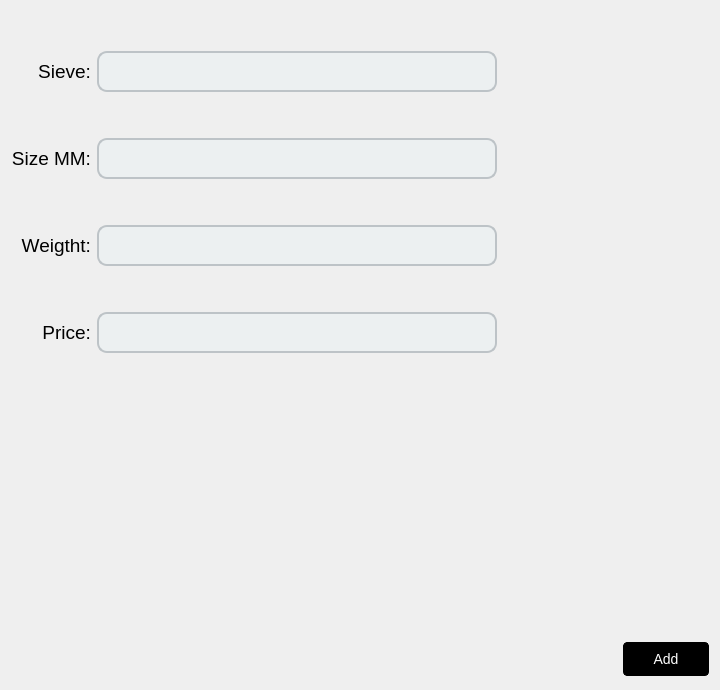
               <widget class="QWidget" name="round_dia">
                <layout class="QGridLayout" name="gridLayout_10">
                 <item row="7" column="0">
                  <widget class="QLabel" name="label_10">
                   <property name="font">
                    <font>
                     <pointsize>14</pointsize>
                    </font>
                   </property>
                   <property name="text">
                    <string>Price:</string>
                   </property>
                   <property name="alignment">
                    <set>Qt::AlignmentFlag::AlignRight|Qt::AlignmentFlag::AlignTrailing|Qt::AlignmentFlag::AlignVCenter</set>
                   </property>
                  </widget>
                 </item>
                 <item row="0" column="2">
                  <spacer name="verticalSpacer_47">
                   <property name="orientation">
                    <enum>Qt::Orientation::Vertical</enum>
                   </property>
                   <property name="sizeHint" stdset="0">
                    <size>
                     <width>20</width>
                     <height>40</height>
                    </size>
                   </property>
                  </spacer>
                 </item>
                 <item row="8" column="2">
                  <spacer name="verticalSpacer_46">
                   <property name="orientation">
                    <enum>Qt::Orientation::Vertical</enum>
                   </property>
                   <property name="sizeHint" stdset="0">
                    <size>
                     <width>20</width>
                     <height>40</height>
                    </size>
                   </property>
                  </spacer>
                 </item>
                 <item row="5" column="0">
                  <widget class="QLabel" name="label_3">
                   <property name="font">
                    <font>
                     <pointsize>14</pointsize>
                    </font>
                   </property>
                   <property name="text">
                    <string>Weigtht:</string>
                   </property>
                   <property name="alignment">
                    <set>Qt::AlignmentFlag::AlignRight|Qt::AlignmentFlag::AlignTrailing|Qt::AlignmentFlag::AlignVCenter</set>
                   </property>
                  </widget>
                 </item>
                 <item row="10" column="5">
                  <spacer name="horizontalSpacer_39">
                   <property name="orientation">
                    <enum>Qt::Orientation::Horizontal</enum>
                   </property>
                   <property name="sizeHint" stdset="0">
                    <size>
                     <width>40</width>
                     <height>20</height>
                    </size>
                   </property>
                  </spacer>
                 </item>
                 <item row="11" column="2">
                  <spacer name="verticalSpacer_44">
                   <property name="orientation">
                    <enum>Qt::Orientation::Vertical</enum>
                   </property>
                   <property name="sizeHint" stdset="0">
                    <size>
                     <width>20</width>
                     <height>40</height>
                    </size>
                   </property>
                  </spacer>
                 </item>
                 <item row="10" column="14">
                  <spacer name="horizontalSpacer_38">
                   <property name="orientation">
                    <enum>Qt::Orientation::Horizontal</enum>
                   </property>
                   <property name="sizeHint" stdset="0">
                    <size>
                     <width>40</width>
                     <height>20</height>
                    </size>
                   </property>
                  </spacer>
                 </item>
                 <item row="10" column="7">
                  <spacer name="horizontalSpacer_25">
                   <property name="orientation">
                    <enum>Qt::Orientation::Horizontal</enum>
                   </property>
                   <property name="sizeHint" stdset="0">
                    <size>
                     <width>40</width>
                     <height>20</height>
                    </size>
                   </property>
                  </spacer>
                 </item>
                 <item row="10" column="12">
                  <spacer name="horizontalSpacer_57">
                   <property name="orientation">
                    <enum>Qt::Orientation::Horizontal</enum>
                   </property>
                   <property name="sizeHint" stdset="0">
                    <size>
                     <width>40</width>
                     <height>20</height>
                    </size>
                   </property>
                  </spacer>
                 </item>
                 <item row="2" column="2">
                  <spacer name="verticalSpacer_41">
                   <property name="orientation">
                    <enum>Qt::Orientation::Vertical</enum>
                   </property>
                   <property name="sizeHint" stdset="0">
                    <size>
                     <width>20</width>
                     <height>40</height>
                    </size>
                   </property>
                  </spacer>
                 </item>
                 <item row="15" column="2">
                  <spacer name="verticalSpacer_38">
                   <property name="orientation">
                    <enum>Qt::Orientation::Vertical</enum>
                   </property>
                   <property name="sizeHint" stdset="0">
                    <size>
                     <width>20</width>
                     <height>40</height>
                    </size>
                   </property>
                  </spacer>
                 </item>
                 <item row="10" column="13">
                  <spacer name="horizontalSpacer_34">
                   <property name="orientation">
                    <enum>Qt::Orientation::Horizontal</enum>
                   </property>
                   <property name="sizeHint" stdset="0">
                    <size>
                     <width>40</width>
                     <height>20</height>
                    </size>
                   </property>
                  </spacer>
                 </item>
                 <item row="15" column="1">
                  <spacer name="horizontalSpacer_60">
                   <property name="orientation">
                    <enum>Qt::Orientation::Horizontal</enum>
                   </property>
                   <property name="sizeHint" stdset="0">
                    <size>
                     <width>40</width>
                     <height>20</height>
                    </size>
                   </property>
                  </spacer>
                 </item>
                 <item row="6" column="2">
                  <spacer name="verticalSpacer_40">
                   <property name="orientation">
                    <enum>Qt::Orientation::Vertical</enum>
                   </property>
                   <property name="sizeHint" stdset="0">
                    <size>
                     <width>20</width>
                     <height>40</height>
                    </size>
                   </property>
                  </spacer>
                 </item>
                 <item row="10" column="11">
                  <spacer name="horizontalSpacer_19">
                   <property name="orientation">
                    <enum>Qt::Orientation::Horizontal</enum>
                   </property>
                   <property name="sizeHint" stdset="0">
                    <size>
                     <width>40</width>
                     <height>20</height>
                    </size>
                   </property>
                  </spacer>
                 </item>
                 <item row="15" column="0">
                  <spacer name="horizontalSpacer_56">
                   <property name="orientation">
                    <enum>Qt::Orientation::Horizontal</enum>
                   </property>
                   <property name="sizeHint" stdset="0">
                    <size>
                     <width>40</width>
                     <height>20</height>
                    </size>
                   </property>
                  </spacer>
                 </item>
                 <item row="9" column="2">
                  <spacer name="verticalSpacer_45">
                   <property name="orientation">
                    <enum>Qt::Orientation::Vertical</enum>
                   </property>
                   <property name="sizeHint" stdset="0">
                    <size>
                     <width>20</width>
                     <height>40</height>
                    </size>
                   </property>
                  </spacer>
                 </item>
                 <item row="4" column="2">
                  <spacer name="verticalSpacer_39">
                   <property name="orientation">
                    <enum>Qt::Orientation::Vertical</enum>
                   </property>
                   <property name="sizeHint" stdset="0">
                    <size>
                     <width>20</width>
                     <height>40</height>
                    </size>
                   </property>
                  </spacer>
                 </item>
                 <item row="3" column="0">
                  <widget class="QLabel" name="label_2">
                   <property name="font">
                    <font>
                     <pointsize>14</pointsize>
                    </font>
                   </property>
                   <property name="text">
                    <string>Size MM:</string>
                   </property>
                   <property name="alignment">
                    <set>Qt::AlignmentFlag::AlignRight|Qt::AlignmentFlag::AlignTrailing|Qt::AlignmentFlag::AlignVCenter</set>
                   </property>
                  </widget>
                 </item>
                 <item row="13" column="2">
                  <spacer name="verticalSpacer_42">
                   <property name="orientation">
                    <enum>Qt::Orientation::Vertical</enum>
                   </property>
                   <property name="sizeHint" stdset="0">
                    <size>
                     <width>20</width>
                     <height>40</height>
                    </size>
                   </property>
                  </spacer>
                 </item>
                 <item row="10" column="6">
                  <spacer name="horizontalSpacer_23">
                   <property name="orientation">
                    <enum>Qt::Orientation::Horizontal</enum>
                   </property>
                   <property name="sizeHint" stdset="0">
                    <size>
                     <width>40</width>
                     <height>20</height>
                    </size>
                   </property>
                  </spacer>
                 </item>
                 <item row="10" column="15">
                  <spacer name="horizontalSpacer_37">
                   <property name="orientation">
                    <enum>Qt::Orientation::Horizontal</enum>
                   </property>
                   <property name="sizeHint" stdset="0">
                    <size>
                     <width>40</width>
                     <height>20</height>
                    </size>
                   </property>
                  </spacer>
                 </item>
                 <item row="1" column="0">
                  <widget class="QLabel" name="label">
                   <property name="font">
                    <font>
                     <pointsize>14</pointsize>
                    </font>
                   </property>
                   <property name="text">
                    <string>Sieve:</string>
                   </property>
                   <property name="alignment">
                    <set>Qt::AlignmentFlag::AlignRight|Qt::AlignmentFlag::AlignTrailing|Qt::AlignmentFlag::AlignVCenter</set>
                   </property>
                  </widget>
                 </item>
                 <item row="10" column="2">
                  <spacer name="verticalSpacer_48">
                   <property name="orientation">
                    <enum>Qt::Orientation::Vertical</enum>
                   </property>
                   <property name="sizeHint" stdset="0">
                    <size>
                     <width>20</width>
                     <height>40</height>
                    </size>
                   </property>
                  </spacer>
                 </item>
                 <item row="10" column="8">
                  <spacer name="horizontalSpacer_24">
                   <property name="orientation">
                    <enum>Qt::Orientation::Horizontal</enum>
                   </property>
                   <property name="sizeHint" stdset="0">
                    <size>
                     <width>40</width>
                     <height>20</height>
                    </size>
                   </property>
                  </spacer>
                 </item>
                 <item row="10" column="16">
                  <spacer name="horizontalSpacer_36">
                   <property name="orientation">
                    <enum>Qt::Orientation::Horizontal</enum>
                   </property>
                   <property name="sizeHint" stdset="0">
                    <size>
                     <width>40</width>
                     <height>20</height>
                    </size>
                   </property>
                  </spacer>
                 </item>
                 <item row="10" column="9">
                  <spacer name="horizontalSpacer_22">
                   <property name="orientation">
                    <enum>Qt::Orientation::Horizontal</enum>
                   </property>
                   <property name="sizeHint" stdset="0">
                    <size>
                     <width>40</width>
                     <height>20</height>
                    </size>
                   </property>
                  </spacer>
                 </item>
                 <item row="14" column="2">
                  <spacer name="verticalSpacer_37">
                   <property name="orientation">
                    <enum>Qt::Orientation::Vertical</enum>
                   </property>
                   <property name="sizeHint" stdset="0">
                    <size>
                     <width>20</width>
                     <height>40</height>
                    </size>
                   </property>
                  </spacer>
                 </item>
                 <item row="15" column="15" colspan="2">
                  <widget class="QPushButton" name="AddRoundDiamond">
                   <property name="font">
                    <font>
                     <family>Arial</family>
                     <pointsize>-1</pointsize>
                     <bold>false</bold>
                    </font>
                   </property>
                   <property name="styleSheet">
                    <string notr="true">QPushButton {
    background-color: #000;
    color: #fff;
    border: 1px solid #000;
    border-radius: 4px;
    padding: 8px 20px;
    font-size: 14px;
    font-weight: normal;
    font-family: Arial;
}

QPushButton:hover {
    background-color: #fff;
	color: #000;
}

QPushButton:pressed {
    background-color: #222;
    padding-left: 8px;
    padding-top: 8px;
}

QPushButton:focus {
    border: 1px solid #fff;
    outline: none;
}

QPushButton:disabled {
    background-color: #555;
    color: #aaa;
    border: 1px solid #555;
}</string>
                   </property>
                   <property name="text">
                    <string>Add</string>
                   </property>
                  </widget>
                 </item>
                 <item row="12" column="2">
                  <spacer name="verticalSpacer_43">
                   <property name="orientation">
                    <enum>Qt::Orientation::Vertical</enum>
                   </property>
                   <property name="sizeHint" stdset="0">
                    <size>
                     <width>20</width>
                     <height>40</height>
                    </size>
                   </property>
                  </spacer>
                 </item>
                 <item row="10" column="10">
                  <spacer name="horizontalSpacer_58">
                   <property name="orientation">
                    <enum>Qt::Orientation::Horizontal</enum>
                   </property>
                   <property name="sizeHint" stdset="0">
                    <size>
                     <width>40</width>
                     <height>20</height>
                    </size>
                   </property>
                  </spacer>
                 </item>
                 <item row="1" column="1" colspan="11">
                  <widget class="QLineEdit" name="sieve_lineEdit">
                   <property name="font">
                    <font>
                     <family>Arial</family>
                     <pointsize>-1</pointsize>
                    </font>
                   </property>
                   <property name="styleSheet">
                    <string notr="true">QLineEdit {
    background-color: #ecf0f1;
    color: #2c3e50;
    font-size: 16px;
    border: 2px solid #bdc3c7;
    border-radius: 10px;
    padding: 8px 15px;
}

QLineEdit:focus {
    border: 2px solid #f1c40f;
    background-color: #f9f9f9;
}

QLineEdit:hover {
    border: 2px solid #7f8c8d;
    background-color: #f4f6f7;
}

QLineEdit::placeholder {
    color: #95a5a6;
    font-style: italic;
}</string>
                   </property>
                  </widget>
                 </item>
                 <item row="3" column="1" colspan="11">
                  <widget class="QLineEdit" name="sizeMM_lineEdit_round">
                   <property name="font">
                    <font>
                     <family>Arial</family>
                     <pointsize>-1</pointsize>
                    </font>
                   </property>
                   <property name="styleSheet">
                    <string notr="true">QLineEdit {
    background-color: #ecf0f1;
    color: #2c3e50;
    font-size: 16px;
    border: 2px solid #bdc3c7;
    border-radius: 10px;
    padding: 8px 15px;
}

QLineEdit:focus {
    border: 2px solid #f1c40f;
    background-color: #f9f9f9;
}

QLineEdit:hover {
    border: 2px solid #7f8c8d;
    background-color: #f4f6f7;
}

QLineEdit::placeholder {
    color: #95a5a6;
    font-style: italic;
}</string>
                   </property>
                  </widget>
                 </item>
                 <item row="5" column="1" colspan="11">
                  <widget class="QLineEdit" name="Weight_lineEdit_round">
                   <property name="font">
                    <font>
                     <family>Arial</family>
                     <pointsize>-1</pointsize>
                    </font>
                   </property>
                   <property name="styleSheet">
                    <string notr="true">QLineEdit {
    background-color: #ecf0f1;
    color: #2c3e50;
    font-size: 16px;
    border: 2px solid #bdc3c7;
    border-radius: 10px;
    padding: 8px 15px;
}

QLineEdit:focus {
    border: 2px solid #f1c40f;
    background-color: #f9f9f9;
}

QLineEdit:hover {
    border: 2px solid #7f8c8d;
    background-color: #f4f6f7;
}

QLineEdit::placeholder {
    color: #95a5a6;
    font-style: italic;
}</string>
                   </property>
                  </widget>
                 </item>
                 <item row="7" column="1" colspan="11">
                  <widget class="QLineEdit" name="price_lineEdit_round">
                   <property name="font">
                    <font>
                     <family>Arial</family>
                     <pointsize>-1</pointsize>
                    </font>
                   </property>
                   <property name="styleSheet">
                    <string notr="true">QLineEdit {
    background-color: #ecf0f1;
    color: #2c3e50;
    font-size: 16px;
    border: 2px solid #bdc3c7;
    border-radius: 10px;
    padding: 8px 15px;
}

QLineEdit:focus {
    border: 2px solid #f1c40f;
    background-color: #f9f9f9;
}

QLineEdit:hover {
    border: 2px solid #7f8c8d;
    background-color: #f4f6f7;
}

QLineEdit::placeholder {
    color: #95a5a6;
    font-style: italic;
}</string>
                   </property>
                  </widget>
                 </item>
                </layout>
               </widget>
